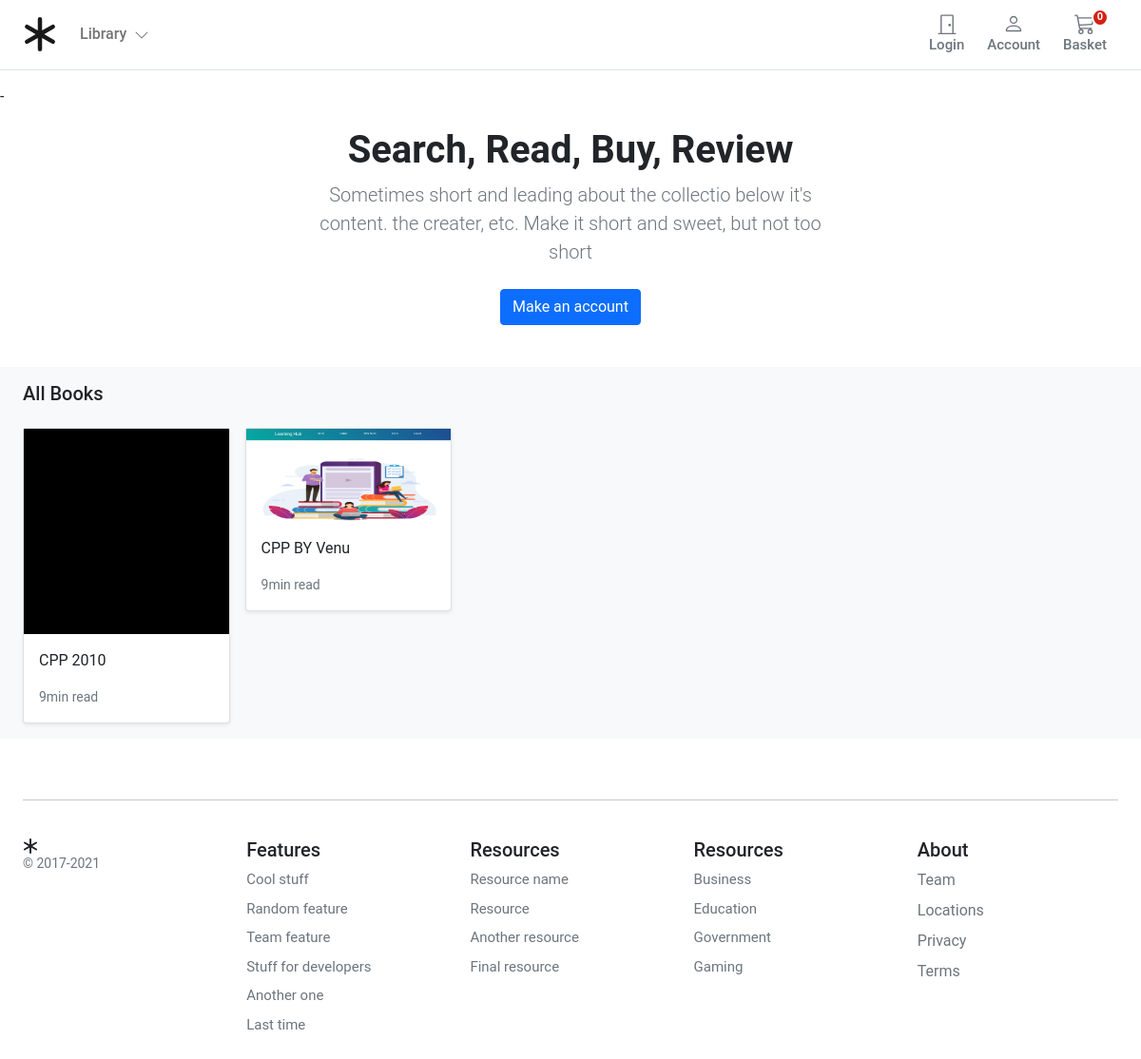
The app's page /, older data.
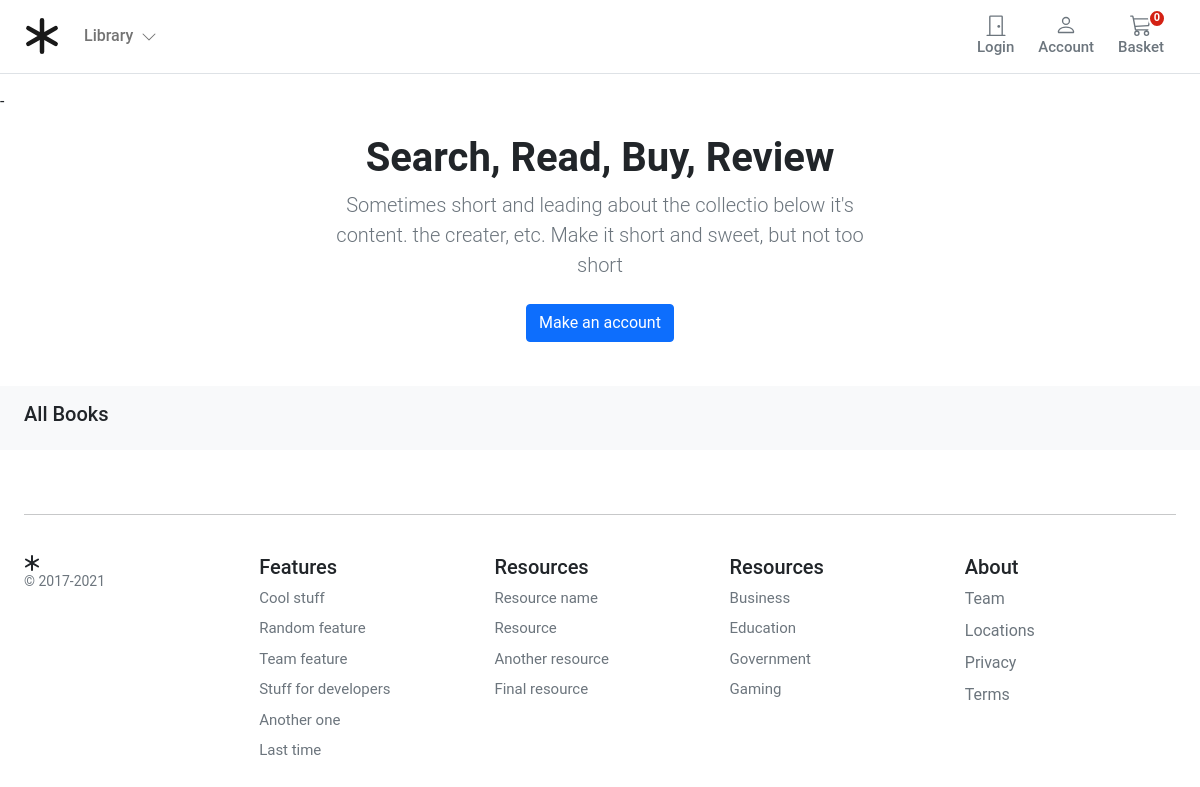
The same page, newer data.
### store/models.py (models this page shows, shortened)
class Product(models.Model):
    category = models.ForeignKey(Category, related_name='product', on_delete= models.CASCADE)
    created_by = models.ForeignKey(settings.AUTH_USER_MODEL, on_delete= models.CASCADE, related_name = 'product_creator')
    title = models.CharField(max_length=255)
    author = models.CharField(max_length=255, default='admin')
    description = models.TextField(blank=True)
    image = models.ImageField(upload_to = 'images/', default = 'images/default.jpg')
    slug = models.SlugField(max_length=255)
    price = models.DecimalField(max_digits=4, decimal_places=2)
    in_stock = models.BooleanField(default=True)
    is_active = models.BooleanField(default=True)
    created = models.DateField(auto_now_add=True)
    updated = models.DateField(auto_now=True)
    objects = models.Manager()  # To manage the objects
    products = Product_manager() # user define manager
    class Meta:
        verbose_name_plural = 'Products'
        ordering = ('-created',)
    def get_absolute_url(self):
        return reverse("store:product_detail", args=[self.slug])

### store/views.py (the view)
# urls.py: path('', views.product_all, name = 'product_all'),
def product_all(request):
    products = Product.products.all()   # OR Product.objects.filter(is_active = True)
    return render(request, 'store/home.html', {'products':products})

### basket/basket.py (called while the page is built)
    def __len__(self):
        return sum( int(item['qty']) for item in self.basket.values() )

### basket/context_processor.py (called while the page is built)
def basket(request):
    return {'basket': Basket(request)}  #Returning the session information from Basket.py

### store/context_processor.py (called while the page is built)
def categories(request):
    return {
            'categories' : Category.objects.all()
           }

### store/models.py (called while the page is built)
    def get_queryset(self):
        return super(Product_manager, self).get_queryset().filter(is_active = True)

    def get_absolute_url(self):
        return reverse("store:category_list", args=[self.slug])

### templates/store/home.html (shortened to what this page needs)
{% extends './base.html' %}
{% load static  %}
{% block body %}
<main>
    <section class="py-3 text-center container">
        <div class="row py-lg-1">
            <div class="col-lg-6 col-md-8 mx-auto">
                <h1 class="h1 fw-bold">Search, Read, Buy, Review</h1>
                <p class="lead text-muted"> Sometimes short and leading about the collectio below it's content.
                    the creater, etc. Make it short and sweet, but not too short </p>
                <p>
                    <a href="#" class="btn btn-primary my-2"> Make an account</a>
                </p>
            </div>
        </div>
    </section>
    <div class="album py-3 bg-light">
        <div class="container">
            <div class="pb-3 h5">All Books</div>
            <div class="row row-cols-1 row-cols-sm-2 row-cols-md-5 g-3">
                {% for product in products %}
                <div class="col">
                    <div class="card shadow-sm">
                        <img class="img-fluid" alt="Responsive image" src="{{ product.image.url }}">
                        <div class="card-body">
                            <p class="card-text">
                                <a class="text-dark text-decoration-none"
                                    href="{{ product.get_absolute_url }}">{{ product.title }}</a>
                            </p>
                            <div class="d-flex justify-content-between align-items-center">
                                <small class="text-muted">9min read</small>
                            </div>
                        </div>
                    </div>
                </div>
                {% endfor %}
            </div>
        </div>
    </div>
</main>
{% endblock body %}

### templates/store/base.html (shortened to what this page needs)
{% load static %}
<html lang="en">
<head>
    <link href="https://cdn.jsdelivr.net/npm/bootstrap@5.0.0-beta1/dist/css/bootstrap.min.css" rel="stylesheet"
>
    <link rel="stylesheet" href="{% static 'core/css/base.css' %}">
     <link rel="stylesheet" href="{% static 'basket/css/basket.css' %}">
</head>
<body>
    <header class="pb-3">
        <nav class="navbar navbar-expand-md navbar-light bg-white border-bottom">
            <div class="container-fluid px-md-4">
                <div class="d-flex w-100 navbar-collapse">
                    <a class="navbar-brand d-flex-inline" href="/">
                    </a>
                    <ul class="navbar-nav me-auto mb-2 mb-md-0">
                        <li class="nav-item dropdown">
                            <a class="nav-link dropdown-toggle d-none d-md-block fw500" href="#" id="navbarDropdown"
                                role="button" data-bs-toggle="dropdown" aria-expanded="false">
                                Library
                                <i class="ps-1"><svg xmlns="http://www.w3.org/2000/svg" width="16" height="16"
                                        fill="currentColor" class="bi bi-chevron-down" viewBox="0 0 16 16">
                                        <path fill-rule="evenodd"
                                            d="M1.646 4.646a.5.5 0 0 1 .708 0L8 10.293l5.646-5.647a.5.5 0 0 1 .708.708l-6 6a.5.5 0 0 1-.708 0l-6-6a.5.5 0 0 1 0-.708z" />
                                    </svg></i>
                            </a>
                        </li>
                    </ul>
                    {% if user.is_authenticated %}
                    <a type="button" role="button" href=""
                        class="btn btn-outline-secondary border-0 basket-btn">
                        <div>
                            <svg xmlns="http://www.w3.org/2000/svg" width="22" height="22" fill="currentColor"
                                class="bi bi-door-closed" viewBox="0 0 16 16">
                                <path
                                    d="M3 2a1 1 0 0 1 1-1h8a1 1 0 0 1 1 1v13h1.5a.5.5 0 0 1 0 1h-13a.5.5 0 0 1 0-1H3V2zm1 13h8V2H4v13z" />
                                <path d="M9 9a1 1 0 1 0 2 0 1 1 0 0 0-2 0z" />
                            </svg>
                        </div>
                        <span class="fs15 fw500">Logout</span>
                    </a>
                    {% else %}
                    <a type="button" role="button" href=""
                        class="btn btn-outline-secondary border-0 basket-btn">
                        <div>
                            <svg xmlns="http://www.w3.org/2000/svg" width="22" height="22" fill="currentColor"
                                class="bi bi-door-closed" viewBox="0 0 16 16">
                                <path
                                    d="M3 2a1 1 0 0 1 1-1h8a1 1 0 0 1 1 1v13h1.5a.5.5 0 0 1 0 1h-13a.5.5 0 0 1 0-1H3V2zm1 13h8V2H4v13z" />
                                <path d="M9 9a1 1 0 1 0 2 0 1 1 0 0 0-2 0z" />
                            </svg>
                        </div>
                        <span class="fs15 fw500">Login</span>
                    </a>
                    {% endif %}
                    <a type="button" role="button" href=""
                        class="btn btn-outline-secondary border-0 basket-btn">
                        <div>
                        </div>
                        <span class="fs15 fw500">Account</span>
                    </a>
                    <a type="button" role="button" href="{% url "basket:basket_summary" %}"
                        class="btn btn-outline-secondary border-0 basket-btn">
                        {% with total_qty=basket|length %}
                        <div id="basket-qty" class="basket-qty">
                            {% if total_qty > 0 %}
                            {{ total_qty }}
                            {% else %}
                            0
                            {% endif %}
                        </div>
                        {% endwith %}
                        <div>
                        </div>
                        <span class="fs15 fw500">Basket</span>
                    </a>
                </div>
            </div>
        </nav>
    </header>-
    <div id="content"> {% block body %} {% endblock body %}
    </div>
    <footer class="container py-5 footer">
        <hr>
        <div class="row pt-4">
            <div class="col-12 col-md">
                <small class="d-block mb-3 text-muted">&copy; 2017-2021</small>
            </div>
            <div class="col-6 col-md fs15">
                <h5>Features</h5>
                <ul class="list-unstyled">
                    <li><a class="link-secondary text-decoration-none" href="#">Cool stuff</a></li>
                    <li><a class="link-secondary text-decoration-none" href="#">Random feature</a></li>
                    <li><a class="link-secondary text-decoration-none" href="#">Team feature</a></li>
                    <li><a class="link-secondary text-decoration-none" href="#">Stuff for developers</a></li>
                    <li><a class="link-secondary text-decoration-none" href="#">Another one</a></li>
                    <li><a class="link-secondary text-decoration-none" href="#">Last time</a></li>
                </ul>
            </div>
            <div class="col-6 col-md fs15">
                <h5>Resources</h5>
                <ul class="list-unstyled">
                    <li><a class="link-secondary text-decoration-none" href="#">Resource name</a></li>
                    <li><a class="link-secondary text-decoration-none" href="#">Resource</a></li>
                    <li><a class="link-secondary text-decoration-none" href="#">Another resource</a></li>
                    <li><a class="link-secondary text-decoration-none" href="#">Final resource</a></li>
                </ul>
            </div>
            <div class="col-6 col-md fs15">
                <h5>Resources</h5>
                <ul class="list-unstyled">
                    <li><a class="link-secondary text-decoration-none" href="#">Business</a></li>
                    <li><a class="link-secondary text-decoration-none" href="#">Education</a></li>
                    <li><a class="link-secondary text-decoration-none" href="#">Government</a></li>
                    <li><a class="link-secondary text-decoration-none" href="#">Gaming</a></li>
                </ul>
            </div>
            <div class="col-6 col-md">
                <h5>About</h5>
                <ul class="list-unstyled">
                    <li><a class="link-secondary text-decoration-none" href="#">Team</a></li>
                    <li><a class="link-secondary text-decoration-none" href="#">Locations</a></li>
                    <li><a class="link-secondary text-decoration-none" href="#">Privacy</a></li>
                    <li><a class="link-secondary text-decoration-none" href="#">Terms</a></li>
                </ul>
            </div>
        </div>
    </footer>
</body>
</html>

### static/core/css/base.css (style rules this page uses)
@media (min-width: 1000px) { .container { max-width: 1000px; } }
@media (max-width: 1200px) { .container { max-width: 100%; padding:0 24px; } }
.dropdown-toggle::after { display: none; }
html, body, p, div { letter-spacing: -0.02px; font-family: 'Roboto', sans-serif; }
.fs15 { font-size: 0.9375rem; }
.fw500 { font-weight: 500; }
.footer > div > div > ul > li { padding-bottom:8px; }

### static/basket/css/basket.css (style rules this page uses)
.basket-qty { color: #fff; background: #d42114; border: 2px solid #fff; border-radius: 50%; text-align: center; font-size: 11px; height: 15px; width: 14px; position: absolute; box-sizing: content-box; font-weight: 600; display: flex; justify-content: center; align-items: center; top: 1px; right: 10px; }
.basket-btn { position: relative; }

Row changes from the older to the newer data that the page shows:
removed Product: image (placeholder picture), title "CPP 2010"
removed Product: image (picture), title "CPP BY Venu"
